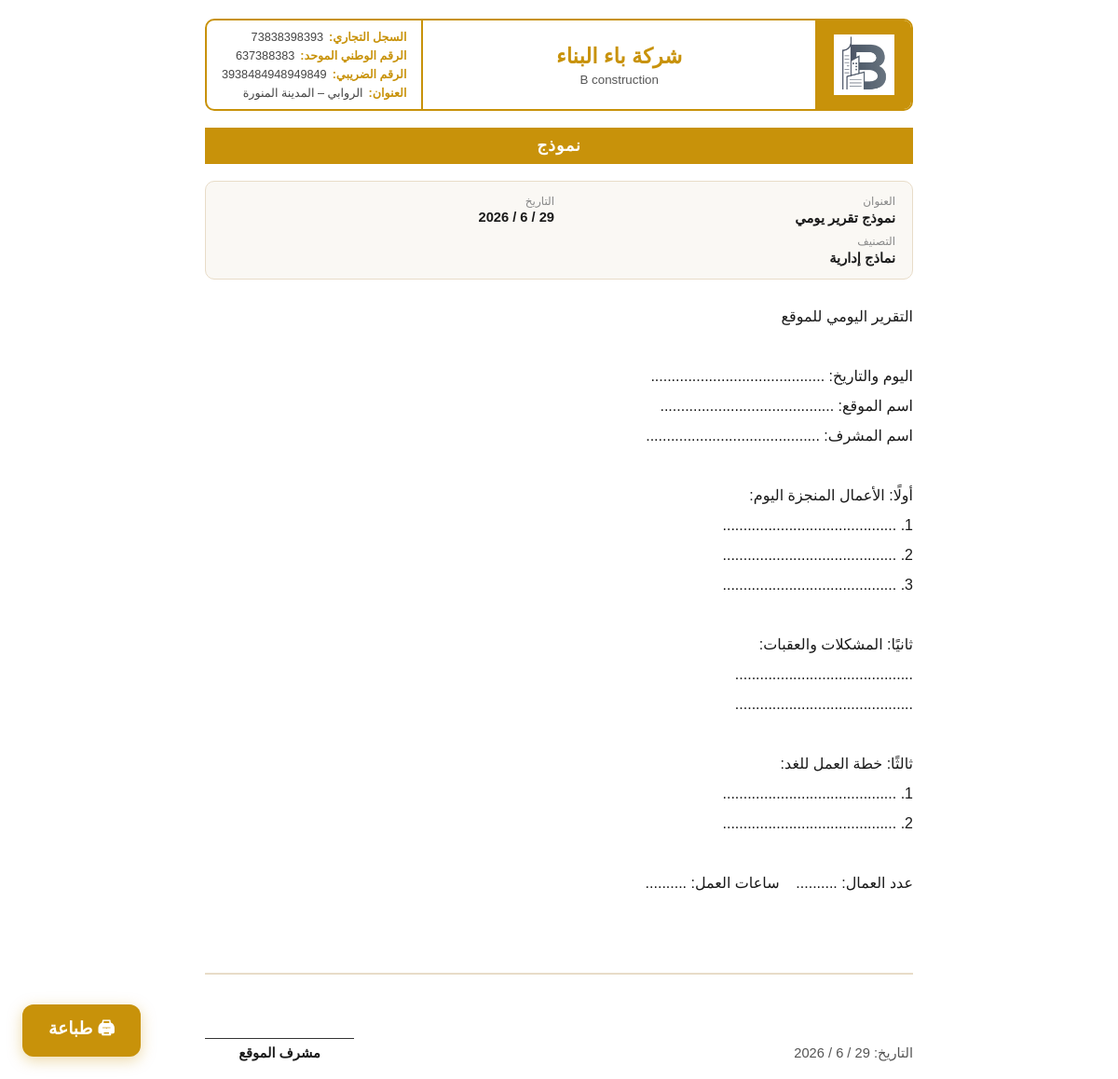
Page /namadhj/forms/3/print/ (signed in) on the committed database.
### company/models.py (models this page shows, shortened)
class CompanySettings(models.Model):
    company_logo    = models.ImageField(upload_to='company/', blank=True, null=True)
    company_name_ar = models.CharField(max_length=255, blank=True)
    company_name_en = models.CharField(max_length=255, blank=True)
    unified_number  = models.CharField(max_length=20, blank=True)
    cr_number       = models.CharField(max_length=20, blank=True)
    cr_issue_date   = models.DateField(blank=True, null=True)
    municipality_license = models.CharField(max_length=100, blank=True)
    tax_registration_number = models.CharField(max_length=50, blank=True)
    facility_address     = models.TextField(blank=True)
    address_building_number = models.CharField(max_length=20, blank=True)
    address_street       = models.CharField(max_length=255, blank=True)
    address_district     = models.CharField(max_length=255, blank=True)
    address_city         = models.CharField(max_length=100, blank=True)
    address_postal_code  = models.CharField(max_length=10, blank=True)
    manager_name        = models.CharField(max_length=255, blank=True)
    manager_nationality = models.CharField(max_length=100, blank=True)
    manager_id          = models.CharField(max_length=50, blank=True)
    manager_mobile      = models.CharField(max_length=20, blank=True)
    manager_email       = models.EmailField(blank=True)
    pr_mobile         = models.CharField(max_length=20, blank=True)
    pr_email          = models.EmailField(blank=True)
    marketing_mobile  = models.CharField(max_length=20, blank=True)
    marketing_email   = models.EmailField(blank=True)
    hr_email          = models.EmailField(blank=True)
    instagram      = models.URLField(blank=True)
    tiktok         = models.URLField(blank=True)
    facebook       = models.URLField(blank=True)
    youtube        = models.URLField(blank=True)
    twitter        = models.URLField(blank=True)
    snapchat       = models.URLField(blank=True)
    google_maps_link = models.URLField(blank=True)
    website_link   = models.URLField(blank=True)
    class Meta:
        verbose_name = 'إعدادات الشركة'

### namadhj/models.py (models this page shows, shortened)
class Form(models.Model):
    category    = models.ForeignKey(FormCategory, on_delete=models.SET_NULL, null=True, blank=True, verbose_name='التصنيف')
    title       = models.CharField(max_length=300, verbose_name='العنوان الرئيسي')
    content     = models.TextField(verbose_name='النص العام')
    footer_name = models.CharField(max_length=200, blank=True, null=True, verbose_name='اسم الشخص / ملاحظة نهائية')
    date        = models.DateField(default=timezone.now, verbose_name='التاريخ')
    created_at  = models.DateTimeField(auto_now_add=True)
    updated_at  = models.DateTimeField(auto_now=True)
    class Meta:
        verbose_name = 'نموذج'
        verbose_name_plural = 'النماذج'
        ordering = ['-created_at']

class FormCategory(models.Model):
    name = models.CharField(max_length=200, verbose_name='اسم التصنيف')
    created_at = models.DateTimeField(auto_now_add=True)
    class Meta:
        verbose_name = 'تصنيف نموذج'
        verbose_name_plural = 'تصنيفات النماذج'
        ordering = ['name']

### namadhj/views.py (the view)
# urls.py: path('forms/<int:pk>/print/',         views.form_print,         name='form_print'),
@login_required(login_url=LOGIN_URL)
def form_print(request, pk):
    obj = get_object_or_404(Form, pk=pk)
    return render(request, 'namadhj/print_form.html', {'obj': obj})

### company/context_processors.py (called while the page is built)
def company_settings(request):
    company = CompanySettings.objects.first()
    return {'company': company}

### namadhj/templates/namadhj/print_form.html (shortened to what this page needs)
{% load static %}
<!DOCTYPE html>
<html lang="ar" dir="rtl">
<head>
</head>
<body>
<div class="page">
    <div class="doc-header">
        <div class="header-logo-box">
            {% if company and company.company_logo %}
                <img class="doc-logo" src="{{ company.company_logo.url }}" alt="">
            {% else %}
                <div class="logo-placeholder">ب</div>
            {% endif %}
        </div>
        <div class="header-main">
            <div class="company-name-ar">{{ company.company_name_ar|default:"باء البناء" }}</div>
            {% if company.company_name_en %}<div class="company-name-en">{{ company.company_name_en }}</div>{% endif %}
        </div>
        <div class="header-info">
            {% if company.cr_number %}
            <div class="header-info-row"><span class="lbl">السجل التجاري:</span><span>{{ company.cr_number }}</span></div>
            {% endif %}
            {% if company.unified_number %}
            <div class="header-info-row"><span class="lbl">الرقم الوطني الموحد:</span><span>{{ company.unified_number }}</span></div>
            {% endif %}
            {% if company.tax_registration_number %}
            <div class="header-info-row"><span class="lbl">الرقم الضريبي:</span><span>{{ company.tax_registration_number }}</span></div>
            {% endif %}
            {% if company.address_city %}
            <div class="header-info-row"><span class="lbl">العنوان:</span><span>{{ company.address_district }}{% if company.address_district and company.address_city %} – {% endif %}{{ company.address_city }}</span></div>
            {% elif company.facility_address %}
            <div class="header-info-row"><span class="lbl">العنوان:</span><span>{{ company.facility_address }}</span></div>
            {% endif %}
        </div>
    </div>
    <div class="doc-band">نموذج</div>
    <div class="doc-meta">
        <div class="meta-item">
            <div class="lbl">العنوان</div>
            <div class="val">{{ obj.title }}</div>
        </div>
        <div class="meta-item">
            <div class="lbl">التاريخ</div>
            <div class="val">{{ obj.date|date:"j / n / Y" }}</div>
        </div>
        {% if obj.category %}
        <div class="meta-item">
            <div class="lbl">التصنيف</div>
            <div class="val">{{ obj.category.name }}</div>
        </div>
        {% endif %}
    </div>
    <div class="doc-content">{{ obj.content }}</div>
    <div class="doc-footer">
        <div class="date-box">التاريخ: {{ obj.date|date:"j / n / Y" }}</div>
        {% if obj.footer_name %}
        <div class="sig-box">
            <div class="sig-name">{{ obj.footer_name }}</div>
        </div>
        {% endif %}
    </div>
</div>
<button class="print-btn no-print" onclick="window.print()">
    🖨 طباعة
</button>
</body>
</html>

### namadhj/templates/namadhj/print_form.html (style rules this page uses)
* { margin: 0; padding: 0; box-sizing: border-box; }
body { font-family: 'Arial', sans-serif; font-size: 13pt; color: #1a1a1a; background: #fff; direction: rtl; }
.page { max-width: 800px; margin: 0 auto; padding: 20px; }
.doc-header { display: flex; align-items: stretch; justify-content: space-between; border: 2px solid #C8920A; border-radius: 10px; overflow: hidden; margin-bottom: 18px; }
.header-logo-box { background: #C8920A; padding: 14px 18px; display: flex; align-items: center; justify-content: center; min-width: 90px; }
.doc-logo { width: 65px; height: 65px; object-fit: contain; }
.header-main { flex: 1; padding: 12px 16px; text-align: center; border-right: 2px solid #C8920A; border-left: 2px solid #C8920A; display: flex; flex-direction: column; align-items: center; justify-content: center; gap: 4px; }
.company-name-ar { font-size: 17pt; font-weight: 900; color: #C8920A; }
.company-name-en { font-size: 10pt; color: #555; }
.header-info { padding: 10px 16px; display: flex; flex-direction: column; justify-content: center; gap: 5px; min-width: 200px; font-size: 9.5pt; color: #444; }
.header-info-row { display: flex; gap: 6px; align-items: baseline; }
.header-info-row .lbl { color: #C8920A; font-weight: 700; white-space: nowrap; }
.doc-band { background: #C8920A; color: #fff; text-align: center; padding: 9px 20px; margin-bottom: 18px; font-size: 13pt; font-weight: 700; letter-spacing: 1px; }
.doc-meta { display: grid; grid-template-columns: 1fr 1fr; gap: 10px; background: #faf8f4; border: 1.5px solid #e8dcc8; border-radius: 10px; padding: 14px 18px; margin-bottom: 24px; }
.meta-item .lbl { font-size: 9pt; color: #888; margin-bottom: 2px; }
.meta-item .val { font-size: 11pt; font-weight: 600; color: #1a1a1a; }
.doc-content { line-height: 2; font-size: 12pt; white-space: pre-wrap; min-height: 280px; padding-bottom: 40px; }
.doc-footer { border-top: 2px solid #e8dcc8; padding-top: 18px; display: flex; justify-content: space-between; align-items: flex-end; margin-top: 40px; }
.doc-footer .sig-box { text-align: center; min-width: 160px; }
.doc-footer .sig-name { font-weight: 700; font-size: 11pt; margin-top: 50px; border-top: 1.5px solid #333; padding-top: 6px; }
.doc-footer .date-box { font-size: 11pt; color: #555; }
.print-btn { position: fixed; bottom: 24px; left: 24px; background: #C8920A; color: #fff; border: none; padding: 12px 28px; border-radius: 12px; font-size: 14pt; font-weight: 700; cursor: pointer; box-shadow: 0 4px 16px rgba(200,146,10,.35); z-index: 999; font-family: Arial, sans-serif; }

### rows in the picture
CompanySettings: company_logo (picture), company_name_ar "شركة باء البناء", company_name_en "B construction", cr_number "73838398393", unified_number "637388383", tax_registration_number "3938484948949849", address_district "الروابي", address_city "المدينة المنورة"
Form: title "نموذج تقرير يومي", date "29 / 6 / 2026", category.name "نماذج إدارية", content "التقرير اليومي للموقع اليوم والتاريخ: .......................................... اسم الموقع: .......................................... اسم المشرف: .......................................... أولًا: الأعمال المنجزة اليوم: 1. .......................................... 2. .......................................... 3. .......................................... ثانيًا: المشكلات والعقبات: ........................................... ........................................... ثالثًا: خطة العمل للغد: 1. .......................................... 2. .......................................... عدد العمال: .......... ساعات العمل: ..........", footer_name "مشرف الموقع"
